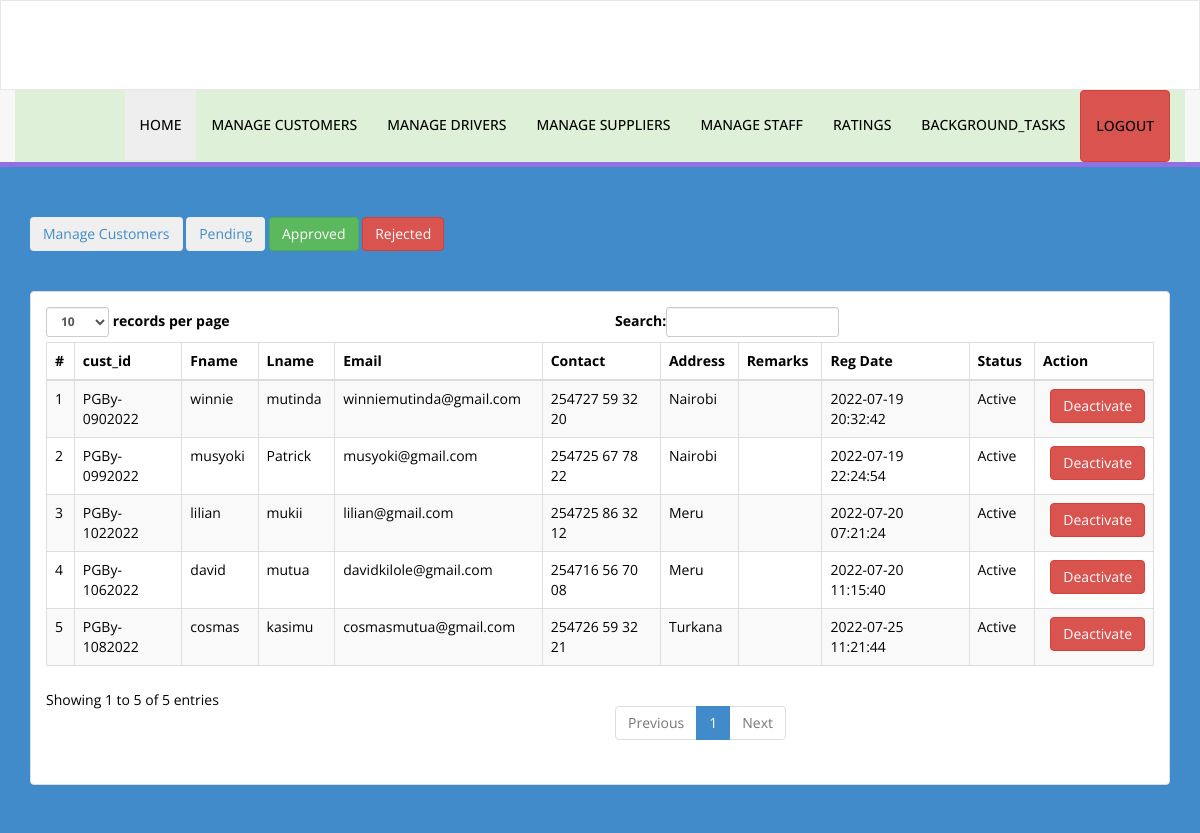
The app's page /perimeter/perimeter/manageCus.php (signed in) with its own data.
### tables this page shows
CREATE TABLE `customer` (
  `cust_id` varchar(50) NOT NULL,
  `fname` text NOT NULL,
  `lname` text NOT NULL,
  `username` varchar(50) DEFAULT NULL,
  `email` varchar(50) DEFAULT NULL,
  `contact` varchar(50) DEFAULT NULL,
  `location` varchar(250) DEFAULT NULL,
  `password` varchar(250) DEFAULT NULL,
  `status` int(11) DEFAULT 0,
  `remarks` varchar(200) DEFAULT NULL,
  `date` timestamp NOT NULL DEFAULT current_timestamp()
);

### perimeter/perimeter/manageCus.php (the view, shortened to what this page needs)
<?php
include('sessionadm.php');
if (strlen($_SESSION['username']) == 0) {
    header('location:log');
} else {
?>
<!DOCTYPE html>
<html xmlns="http://www.w3.org/1999/xhtml">
<head>
    <link href="assets/css/bootstrap.css" rel="stylesheet" />
    <link href="assets/css/font-awesome.css" rel="stylesheet" />
    <link href="assets/css/style.css" rel="stylesheet" />
    <link rel="stylesheet" href="https://cdnjs.cloudflare.com/ajax/libs/font-awesome/4.7.0/css/font-awesome.min.css">
</head>
<body style="height: 100%;" class="bg-primary">
    <?php include('includes/header.php'); ?>
    <div class="content-wrapper">
        <div class="container">
            <div class="row pad-botm">
                <div class="col-md-12">
                    <h5>
                        <a href="manageCus"> <button class="btn btn-wraning"> Manage Customers</button></a>
                        <a href="custPending"> <button class="btn btn-secondary"> Pending</button></a>
                        <a href="custApproved"> <button class="btn btn-success"> Approved</button></a>
                        <a href="custRejected"> <button class="btn btn-danger"> Rejected</button></a>
                    </h5>
                </div>
            </div>
            <div class="row" style="color: #000;">
                <div class="col-md-12">
                    <div class="panel panel-default">
                        <div class="panel-body">
                            <div class="table-responsive">
                                <table class="table table-striped table-bordered table-hover" id="dataTables-example">
                                    <thead>
                                        <tr>
                                            <th>#</th>
                                            <th>cust_id</th>
                                            <th>Fname</th>
                                            <th>Lname </th>
                                            <th>Email</th>
                                            <th>Contact</th>
                                            <th>Address</th>
                                            <th>Remarks</th>
                                            <th>Reg Date</th>
                                            <th>Status</th>
                                            <th>Action</th>
                                        </tr>
                                    </thead>
                                    <tbody>
                                        <?php $sql = "SELECT * from customer";
                                            $query = $con->prepare($sql);
                                            $query->execute();
                                            $results = $query->fetchAll(PDO::FETCH_OBJ);
                                            $cnt = 1;
                                            if ($query->rowCount() > 0) {
                                                foreach ($results as $result) {               ?>
                                        <tr class="odd gradeX">
                                            <td class="center"><?php echo htmlentities($cnt); ?></td>
                                            <td class="center"><?php echo htmlentities($result->cust_id); ?></td>
                                            <td class="center"><?php echo htmlentities($result->fname); ?></td>
                                            <td class="center"><?php echo htmlentities($result->lname); ?></td>
                                            <td class="center"><?php echo htmlentities($result->email); ?></td>
                                            <td class="center"><?php echo htmlentities($result->contact); ?></td>
                                            <td class="center"><?php echo htmlentities($result->location); ?></td>
                                            <td class="center"><?php echo htmlentities($result->remarks); ?></td>
                                            <td class="center"><?php echo htmlentities($result->date); ?></td>
                                            <td class="center"><?php if ($result->status == 0) {
                                                                                echo htmlentities("Pending");
                                                                            } elseif ($result->status == 1) {
                                                                                echo htmlentities("Active");
                                                                            } else {
                                                                                echo htmlentities("Blocked");
                                                                            }
                                                                            ?></td>
                                            <td class="center">
                                                <?php if ($result->status == 1) { ?>
                                                <div class="dropdown" style="float: right;">
                                                    <button class="btn btn-danger" type="button"
                                                        data-toggle="dropdown">Deactivate</button>
                                                </div>
                                                <?php } else { ?>
                                                <a href="manageCus?id=<?php echo htmlentities($result->cust_id); ?>"
                                                    onclick="return confirm('Are you sure you want to activate this Customer?');"><button
                                                        class="btn btn-primary"> Activate</button></a>
                                                <?php } ?>
                                            </td>
                                        </tr>
                                        <?php $cnt = $cnt + 1;
                                                }
                                            } ?>
                                    </tbody>
                                </table>
                            </div>
                        </div>
                    </div>
                </div>
            </div>
        </div>
    </div>
</body>
</html>
<?php } ?>

### perimeter/perimeter/assets/css/style.css (style rules this page uses)
.content-wrapper { margin-top: 40px; min-height:800px; padding-bottom:90px; }
.pad-botm { padding-bottom:30px; }

### records on screen
customer: cust_id "PGBy-0902022", fname "winnie", lname "mutinda", email "winniemutinda@gmail.com", contact "254727 59 32 20", location "Nairobi", date "2022-07-19 20:32:42"
customer: cust_id "PGBy-0992022", fname "musyoki", lname "Patrick", email "musyoki@gmail.com", contact "254725 67 78 22", location "Nairobi", date "2022-07-19 22:24:54"
customer: cust_id "PGBy-1022022", fname "lilian", lname "mukii", email "lilian@gmail.com", contact "254725 86 32 12", location "Meru", date "2022-07-20 07:21:24"
customer: cust_id "PGBy-1062022", fname "david", lname "mutua", email "davidkilole@gmail.com", contact "254716 56 70 08", location "Meru", date "2022-07-20 11:15:40"
customer: cust_id "PGBy-1082022", fname "cosmas", lname "kasimu", email "cosmasmutua@gmail.com", contact "254726 59 32 21", location "Turkana", date "2022-07-25 11:21:44"
